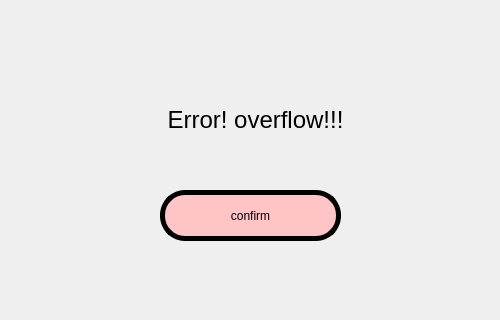
<?xml version="1.0" encoding="UTF-8"?>
<ui version="4.0">
 <class>Error_overflow</class>
 <widget class="QDialog" name="Error_overflow">
  <property name="geometry">
   <rect>
    <x>0</x>
    <y>0</y>
    <width>500</width>
    <height>320</height>
   </rect>
  </property>
  <property name="windowTitle">
   <string>Dialog</string>
  </property>
  <property name="styleSheet">
   <string notr="true">QDialog#Error_overflow {
border-image:url(:/register/按键1.jpg)
}
</string>
  </property>
  <widget class="QLabel" name="label">
   <property name="geometry">
    <rect>
     <x>-40</x>
     <y>70</y>
     <width>591</width>
     <height>101</height>
    </rect>
   </property>
   <property name="styleSheet">
    <string notr="true">font: 25pt &quot;Baskerville Old Face&quot;;</string>
   </property>
   <property name="text">
    <string>&lt;html&gt;&lt;head/&gt;&lt;body&gt;&lt;p align=&quot;center&quot;&gt;&lt;span style=&quot; font-size:18pt;&quot;&gt;Error! overflow!!!&lt;/span&gt;&lt;/p&gt;&lt;/body&gt;&lt;/html&gt;</string>
   </property>
  </widget>
  <widget class="QPushButton" name="pushButton">
   <property name="geometry">
    <rect>
     <x>160</x>
     <y>190</y>
     <width>181</width>
     <height>51</height>
    </rect>
   </property>
   <property name="styleSheet">
    <string notr="true">QPushButton{
   border-radius: 25px;
   background-color:rgb(255, 196, 197);
   border:5px solid rgb(0, 0, 0);
   font: 20pt &quot;Showcard Gothic&quot;;
}</string>
   </property>
   <property name="text">
    <string>confirm</string>
   </property>
  </widget>
 </widget>
 <resources>
  <include location="images.qrc"/>
 </resources>
 <connections>
  <connection>
   <sender>pushButton</sender>
   <signal>clicked()</signal>
   <receiver>Error_overflow</receiver>
   <slot>close()</slot>
   <hints>
    <hint type="sourcelabel">
     <x>210</x>
     <y>210</y>
    </hint>
    <hint type="destinationlabel">
     <x>103</x>
     <y>191</y>
    </hint>
   </hints>
  </connection>
 </connections>
</ui>
